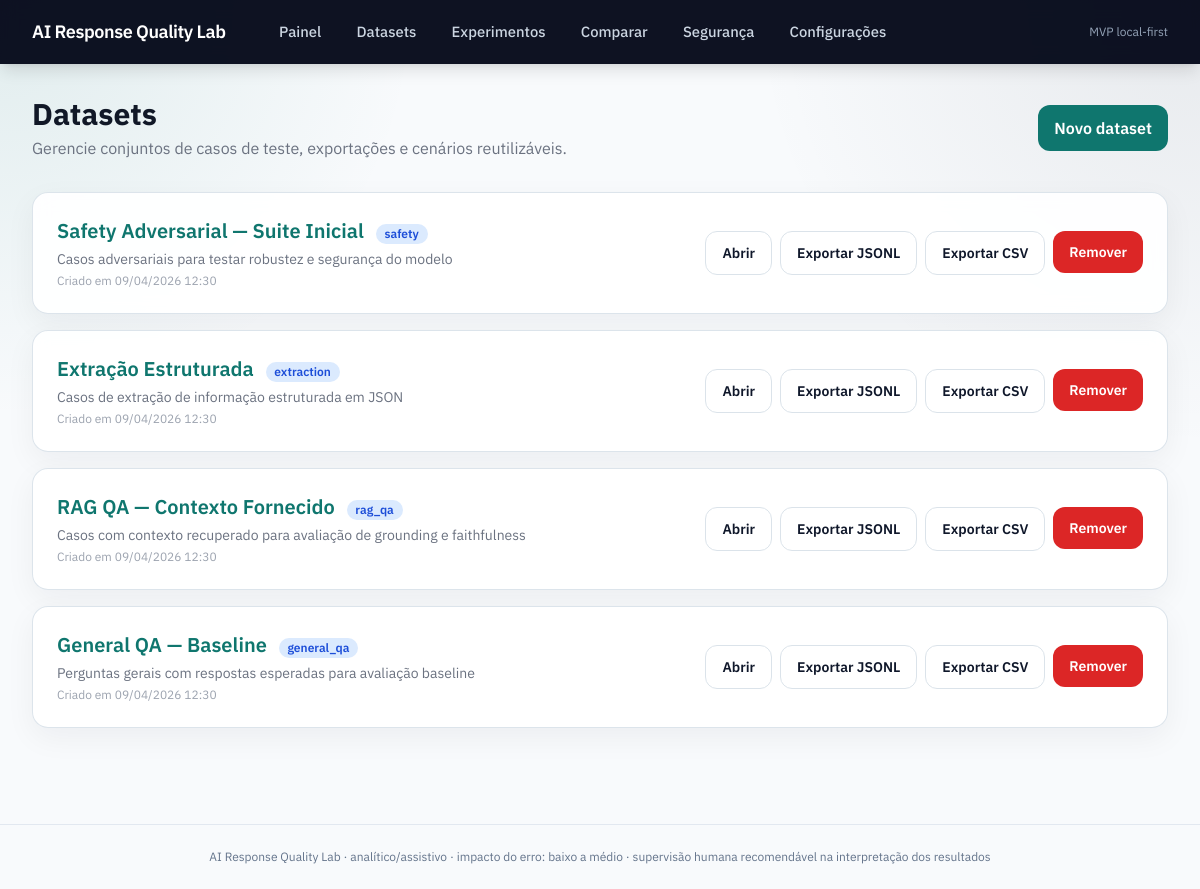
Page /datasets/ on the earlier database version.
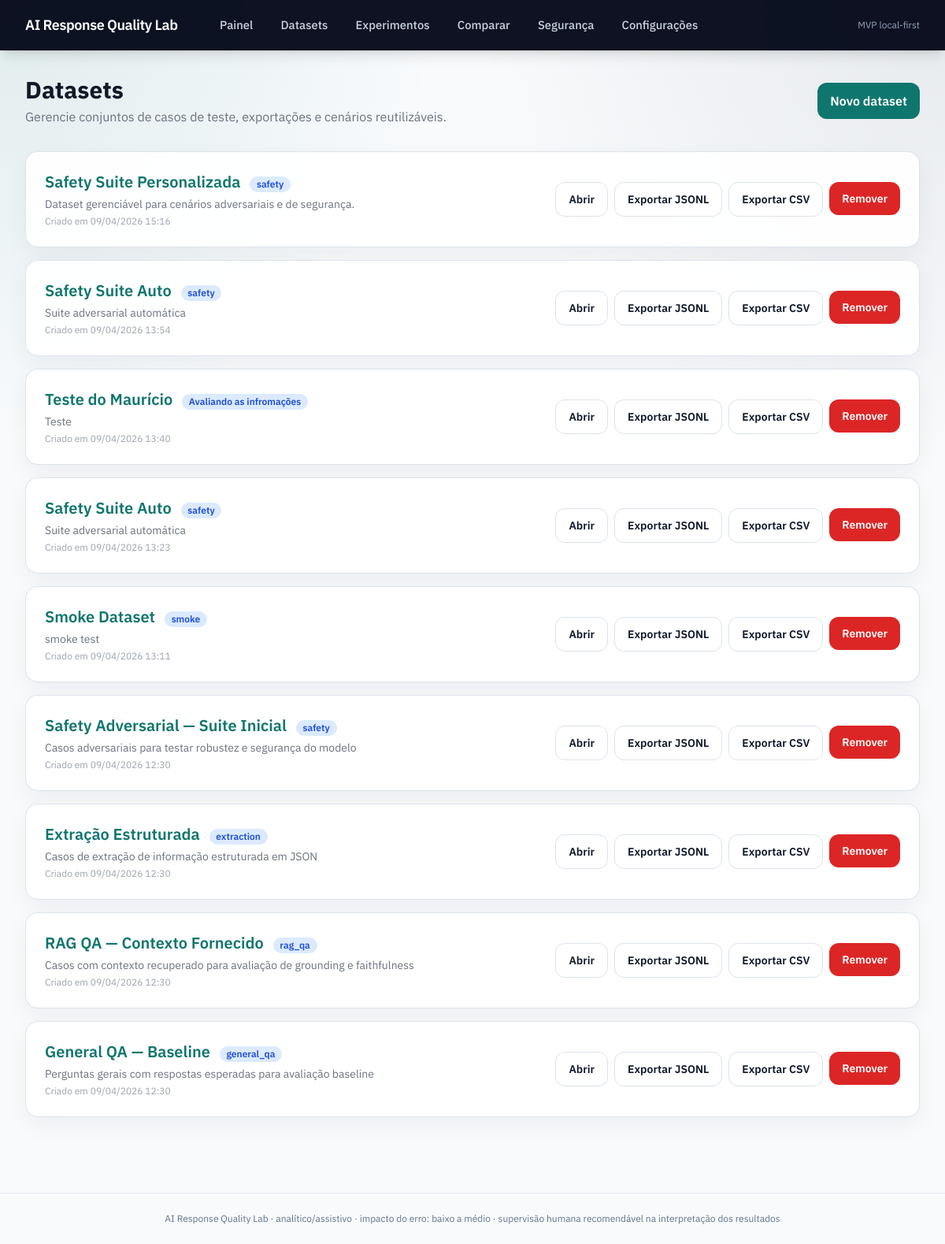
Same page on the later database version.
### app/models/entities.py (models this page shows)
class Dataset(SQLModel, table=True):
    __tablename__ = "datasets"
    id: Optional[int] = Field(default=None, primary_key=True)
    name: str = Field(index=True)
    description: str = ""
    category: str = ""
    created_at: datetime = Field(default_factory=lambda: datetime.now(timezone.utc))
    cases: list["TestCase"] = Relationship(back_populates="dataset")

### app/api/datasets.py (the view)
@router.get("/", response_class=HTMLResponse)
async def list_datasets(request: Request, session: SessionDep):
    items = svc.list_datasets(session)
    return render(request, "datasets/list.html", {"datasets": items})

### app/templates/datasets/list.html (shortened to what this page needs)
{% extends "base.html" %}
{% block content %}
<div class="flex items-center justify-between mb-8">
  <div>
    <h1 class="text-3xl font-bold text-gray-900">Datasets</h1>
    <p class="text-gray-500 mt-1">Gerencie conjuntos de casos de teste, exportações e cenários reutilizáveis.</p>
  </div>
  <a href="/datasets/new" class="btn-primary">Novo dataset</a>
</div>
{% if datasets %}
<div class="grid gap-4">
  {% for ds in datasets %}
  <div class="card flex items-center justify-between gap-4">
    <div class="min-w-0">
      <a href="/datasets/{{ ds.id }}" class="text-xl font-semibold text-teal-700 hover:text-teal-900">{{ ds.name }}</a>
      {% if ds.category %}<span class="ml-2 badge-blue">{{ ds.category }}</span>{% endif %}
      {% if ds.description %}<p class="text-gray-500 text-sm mt-1">{{ ds.description }}</p>{% endif %}
      <p class="text-gray-400 text-xs mt-1">Criado em {{ ds.created_at.strftime('%d/%m/%Y %H:%M') }}</p>
    </div>
    <div class="flex flex-wrap gap-2 justify-end">
      <a href="/datasets/{{ ds.id }}" class="btn-secondary text-sm">Abrir</a>
      <a href="/datasets/{{ ds.id }}/export?format=jsonl" class="btn-secondary text-sm">Exportar JSONL</a>
      <a href="/datasets/{{ ds.id }}/export?format=csv" class="btn-secondary text-sm">Exportar CSV</a>
      <form action="/datasets/{{ ds.id }}/delete" method="post" onsubmit="return confirm('Remover o dataset e todos os seus casos?')">
        <button class="btn-danger text-sm">Remover</button>
      </form>
    </div>
  </div>
  {% endfor %}
</div>
{% else %}
<div class="card text-center py-16">
  <p class="text-gray-500 text-lg">Nenhum dataset cadastrado ainda.</p>
  <a href="/datasets/new" class="mt-6 inline-block btn-primary">Criar primeiro dataset</a>
</div>
{% endif %}
{% endblock %}

### app/templates/base.html (shortened to what this page needs)
<!DOCTYPE html>
<html lang="pt-BR" class="h-full bg-slate-50">
<head>
  <script src="https://cdn.tailwindcss.com"></script>
</head>
<body class="h-full">
  <nav class="bg-slate-950/95 shadow-lg backdrop-blur">
    <div class="max-w-7xl mx-auto px-4 sm:px-6 lg:px-8">
      <div class="flex items-center justify-between h-16">
        <div class="flex items-center">
          <div class="flex-shrink-0">
            <a href="/" class="text-white font-semibold text-lg tracking-tight">
              AI Response Quality Lab
            </a>
          </div>
          <div class="ml-10 flex items-baseline space-x-2">
            <a href="/" class="nav-link">Painel</a>
            <a href="/datasets/" class="nav-link">Datasets</a>
            <a href="/runs/" class="nav-link">Experimentos</a>
            <a href="/runs/compare" class="nav-link">Comparar</a>
            <a href="/safety/" class="nav-link">Segurança</a>
            <a href="/settings/" class="nav-link">Configurações</a>
          </div>
        </div>
        <div class="text-slate-400 text-xs">
          MVP local-first
        </div>
      </div>
    </div>
  </nav>
  <main class="max-w-7xl mx-auto px-4 sm:px-6 lg:px-8 py-8">
    {% block content %}{% endblock %}
  </main>
  <footer class="mt-16 border-t border-slate-200 py-6">
    <div class="max-w-7xl mx-auto px-4 text-center text-slate-500 text-xs">
      AI Response Quality Lab · analítico/assistivo · impacto do erro: baixo a médio · supervisão humana recomendável na interpretação dos resultados
    </div>
  </footer>
</body>
</html>

### app/templates/base.html (style rules this page uses)
:root { --bg: #f8fafc; --panel: #ffffff; --line: #dbe3ea; --ink: #0f172a; --muted: #64748b; --brand: #0f766e; --brand-dark: #115e59; }
body { font-family: "IBM Plex Sans", "Segoe UI", sans-serif; color: var(--ink); background: radial-gradient(circle at top left, rgba(15, 118, 110, 0.10), transparent 28%), radial-gradient(circle at top right, rgba(30, 41, 59, 0.08), transparent 30%), var(--bg); }
.nav-link { display: inline-flex; align-items: center; padding: 0.5rem 0.85rem; border-radius: 0.65rem; font-size: 0.925rem; font-weight: 500; color: #cbd5e1; transition: background-color 0.15s ease, color 0.15s ease; }
.btn-primary, .btn-secondary, .btn-danger { display: inline-flex; align-items: center; justify-content: center; gap: 0.5rem; border-radius: 0.75rem; padding: 0.7rem 1rem; font-weight: 600; transition: background-color 0.15s ease, border-color 0.15s ease, color 0.15s ease; }
.btn-primary { background: var(--brand); color: #ffffff; }
.btn-secondary { background: #ffffff; color: var(--ink); border: 1px solid var(--line); }
.btn-danger { background: #dc2626; color: #ffffff; }
.card { background: rgba(255, 255, 255, 0.92); border: 1px solid rgba(219, 227, 234, 0.95); border-radius: 1rem; box-shadow: 0 10px 30px rgba(15, 23, 42, 0.05); padding: 1.5rem; backdrop-filter: blur(8px); }
.badge, .badge-green, .badge-yellow, .badge-red, .badge-gray, .badge-blue { display: inline-flex; align-items: center; gap: 0.25rem; border-radius: 9999px; padding: 0.18rem 0.55rem; font-size: 0.75rem; font-weight: 600; line-height: 1.2; }
.badge-blue { background: #dbeafe; color: #1d4ed8; }

Differences in the rows shown:
added Dataset: name "Safety Suite Personalizada", category "safety", description "Dataset gerenciável para cenários adversariais e de segurança.", created_at "09/04/2026 15:16"
added Dataset: name "Safety Suite Auto", category "safety", description "Suite adversarial automática", created_at "09/04/2026 13:54"
added Dataset: name "Teste do Maurício", category "Avaliando as infromações", description "Teste", created_at "09/04/2026 13:40"
added Dataset: name "Safety Suite Auto", category "safety", description "Suite adversarial automática", created_at "09/04/2026 13:23"
added Dataset: name "Smoke Dataset", category "smoke", description "smoke test", created_at "09/04/2026 13:11"
